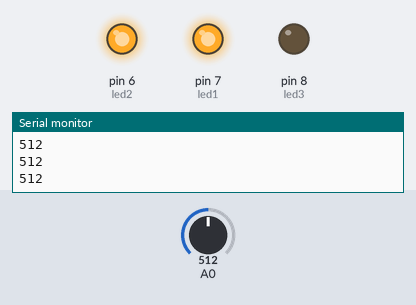
A sketch run on a simulated Arduino Uno, built with avr-gcc and run on an emulated ATmega328P. Parts: output pins drawn as LEDs (lit = HIGH), the last lines printed to the serial monitor. The inputs (shaded band) are chosen by the test bench; at power-on: A0 = 512.

Above: at 1.2 s.
1.3 s: A0 set to 310
2.8 s: A0 set to 292
At 4.0 s:
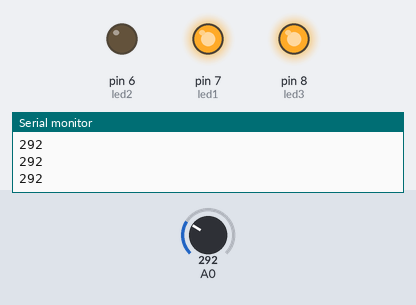
4.3 s: A0 set to 217
5.8 s: A0 set to 182
At 6.6 s:
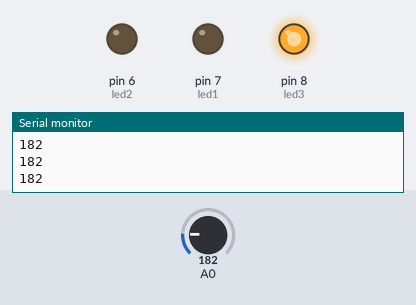
7.3 s: A0 set to 210
At 8.5 s:
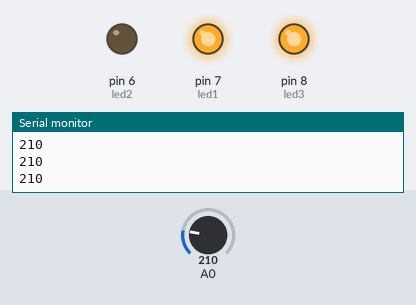
8.8 s: A0 set to 190
At 9.9 s:
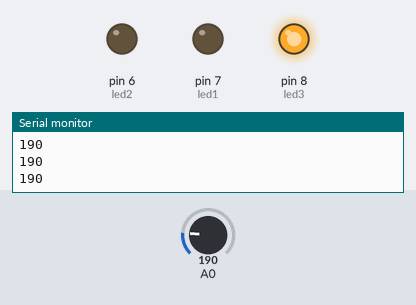
Timing chart, 0 to 11.3 s (numbered marks = the images above; inputs shaded):
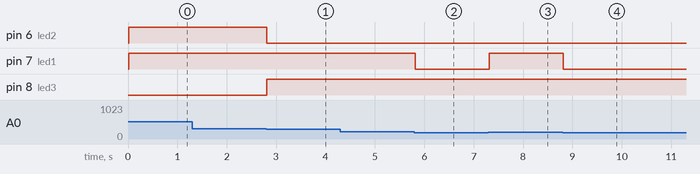

Measured:
- the behaviour switches between 300 and 299 on A0 (found by bisection; images 0 and 1)
- the behaviour switches between 200 and 199 on A0 (found by bisection; images 1 and 2)
- after the input at 2.8 s, pin 6 (led2): HIGH → LOW at once; pin 8 (led3): LOW → HIGH at once
- after the input at 5.8 s, pin 7 (led1): HIGH → LOW at once
- after the input at 7.3 s, pin 7 (led1): LOW → HIGH at once
- after the input at 8.8 s, pin 7 (led1): HIGH → LOW at once

The sketch:

perbedaan_int_dan_byte.ino
```cpp
// 1
//TAMBAHKAN LED NAMBAH IF DAN PIN MODE
int x;
int led1=7;
int led2=6;
int led3=8;
void setup() {
  pinMode(led1,OUTPUT);
    pinMode(led2,OUTPUT);
    pinMode(led3,OUTPUT);
  Serial.begin(9600);
}

void loop() {
  // put your main code here, to run repeatedly:

 x=analogRead(A0);
 Serial.println(x);
 delay(10);

if(x>300){
  digitalWrite(led3,LOW);
  digitalWrite(led2,HIGH);
}
if(x<300){
  digitalWrite(led3,HIGH);
  digitalWrite(led2,LOW);
}
if(x<200){
  digitalWrite(led1,LOW);
}
if(x>200){
  digitalWrite(led1,HIGH);
}}
```
